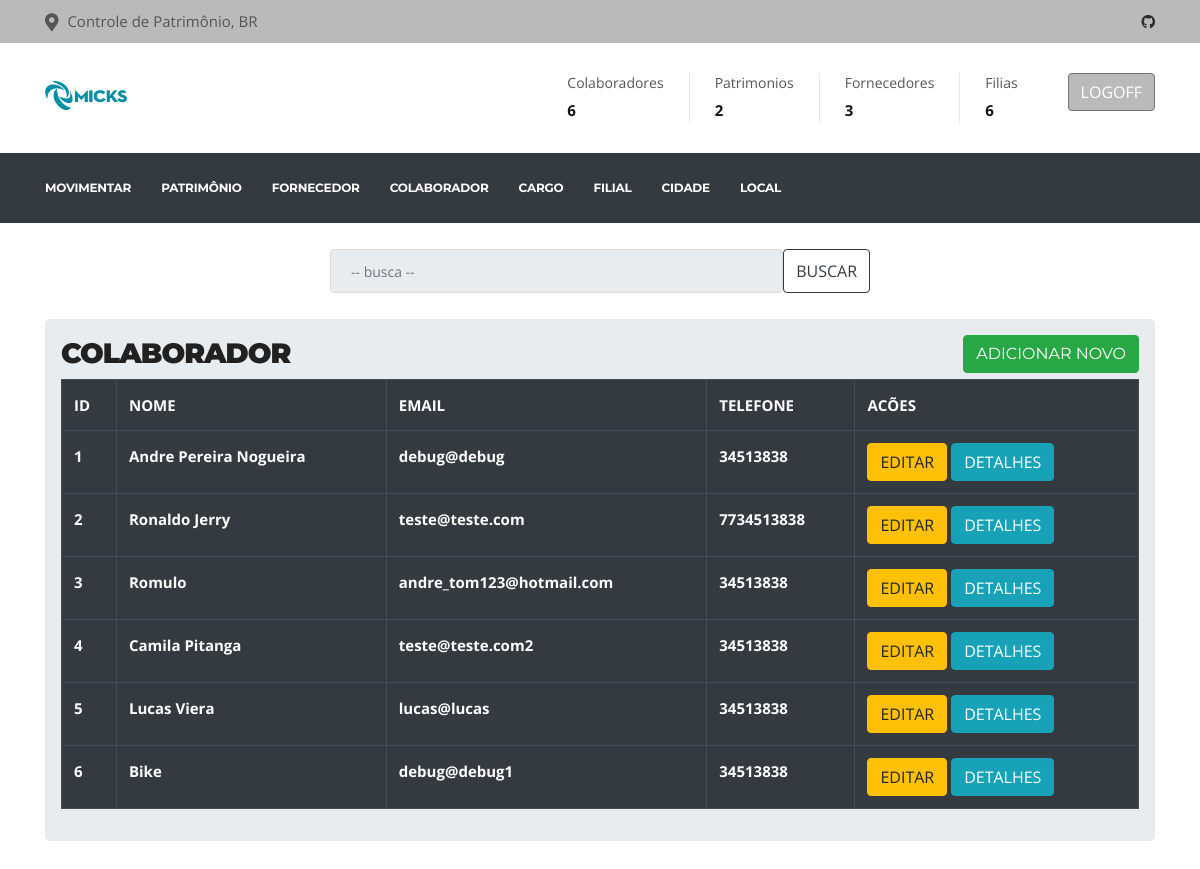
Screenshot of /colaborador/ (signed in) with the database file from the repository.
### app/model/models.py (models this page shows, shortened)
class Colaborador(db.Model):
    __tablename__ = 'colaborador'
    id_colaborador = db.Column(db.Integer, autoincrement=True, primary_key=True)
    nome = db.Column(db.String(100), unique=True, nullable=False)
    email = db.Column(db.String(100), unique=True)
    telefone = db.Column(db.String(100))
    endereco = db.Column(db.String(100))
    id_filial = db.Column(db.Integer, db.ForeignKey('filial.id_filial'))
    id_cargo = db.Column(db.Integer, db.ForeignKey('cargo.id_cargo'))
    filial = db.relationship('Filial')
    cargo = db.relationship('Cargo')

### app/routes.py (the view)
@app.route("/colaborador/", methods=["GET", "POST"])
@login_required
def colaborador():
    return ColaboradorControler.colaboradorlista()

### app/controler/allData.py (called while the page is built)
    def total():
        coladorador = Colaborador.query.count()
        patrimonio = Patrimonio.query.count()
        fornecedor = Fornecedor.query.count()
        filial = Filial.query.count()
        data = {'coladorador': coladorador,
                'patrimonio': patrimonio,
                'fornecedor': fornecedor,
                'filial': filial}
        return data

### app/controler/colaborador.py (called while the page is built, shortened)
    def colaboradorlista():
        todasColaborador = Colaborador.query.all()
        todasFilial = Filial.query.all()
        todosCargo = Cargo.query.all()
        return render_template(
            "colaborador.html",
            todasColaborador=todasColaborador,
            todasFilial=todasFilial,
            todosCargo=todosCargo,data=Total.total())

### app/model/models.py (called while the page is built)
@login_manager.user_loader
def get_user(user_id):
    return User.query.filter_by(id=user_id).first()

### app/templates/colaborador.html (shortened to what this page needs)
{% extends "base.html" %}
{% block head %}
{{ super() }}
{% endblock %}
{% block content %}
<br>
<div class="container">
    <div class="row justify-content-center">
        <div class="col-6">
            <div class="input-group">
                <input type="search" class="form-control rounded" placeholder="-- busca --" aria-label="Search"
                aria-describedby="search-addon" />
                <button type="button" name="busca" class="btn btn-outline-dark">BUSCAR</button>
            </div>
        </div>
    </div>
</div>
<br>
<div class="container">
    <div class="row">
        <div class="col-lg-12">
            <div class="jumbotron p-3">
                <h2><b>COLABORADOR</b> <button type="button" class="btn btn-success float-right" data-toggle="modal"
                        data-target=#mymodal> ADICIONAR NOVO </button></h2>
                <table class="table table-bordered table-dark">
                    <tr>
                        <th>ID</th>
                        <th>NOME</th>
                        <th>EMAIL</th>
                        <th>TELEFONE</th>
                        <th>ACÕES</th>
                    </tr>
                    {% for linha in todasColaborador %}
                    <tr>
                        <th>{{linha.id_colaborador}}</th>
                        <th>{{linha.nome}}</th>
                        <th>{{linha.email}}</th>
                        <th>{{linha.telefone}}</th>
                        <td>
                            <a href="/colaboradorUpdate/{{linha.id_colaborador}}" class="btn btn-warning btn-xs"
                                data-toggle="modal" data-target="#modaledit{{linha.id_colaborador}}">EDITAR</a>
                            <a href="" class="btn btn-info" data-toggle="modal"
                                data-target="#modaldetalhe{{linha.id_colaborador}}">DETALHES</a>
                        </td>
                    </tr>
                    {% endfor %}
                </table>
            </div>
        </div>
    </div>
    {% endblock %}

### app/static/style2.css (style rules this page uses)
body { background: #fff; color: #555; }
input[type=search] { background: #E9ECEF; }
body, p { font-family: "Open Sans", sans-serif; text-rendering: optimizeLegibility; -webkit-font-smoothing: antialiased !important; line-height: 26px; font-size: 15px; }
h1, h2, h3, h4, h5, h6 { color: #212121; font-weight: 700; font-family: 'Montserrat', sans-serif; text-rendering: optimizeLegibility; -webkit-font-smoothing: antialiased !important; }
h2 { font-size: 28px; line-height: 36px; text-transform: uppercase; letter-spacing: -1px; }
html { overflow-x: hidden !important; width: 100%; height: 100%; position: relative; -webkit-font-smoothing: antialiased; text-rendering: optimizeLegibility; }
body { border: 0; margin: 0; padding: 0; }
a:link, a:visited { text-decoration: none; }
a { color: inherit; transition: .2s ease; }
.form-control { box-shadow: none; border: 1px solid #dadada; padding: 5px 20px; height: 44px; background: none; color: #959595; font-size: 14px; border-radius: 0; }

### rows the page displays
Colaborador: id_colaborador "1", nome "Andre Pereira Nogueira", email "debug@debug", telefone "34513838"
Colaborador: id_colaborador "2", nome "Ronaldo Jerry", email "teste@teste.com", telefone "7734513838"
Colaborador: id_colaborador "3", nome "Romulo", email "andre_tom123@hotmail.com", telefone "34513838"
Colaborador: id_colaborador "4", nome "Camila Pitanga", email "teste@teste.com2", telefone "34513838"
Colaborador: id_colaborador "5", nome "Lucas Viera", email "lucas@lucas", telefone "34513838"
Colaborador: id_colaborador "6", nome "Bike", email "debug@debug1", telefone "34513838"

### other values shown
{{ data['coladorador'] }} "6"
{{ data['patrimonio'] }} "2"
{{ data['fornecedor'] }} "3"
{{ data['filial'] }} "6"
